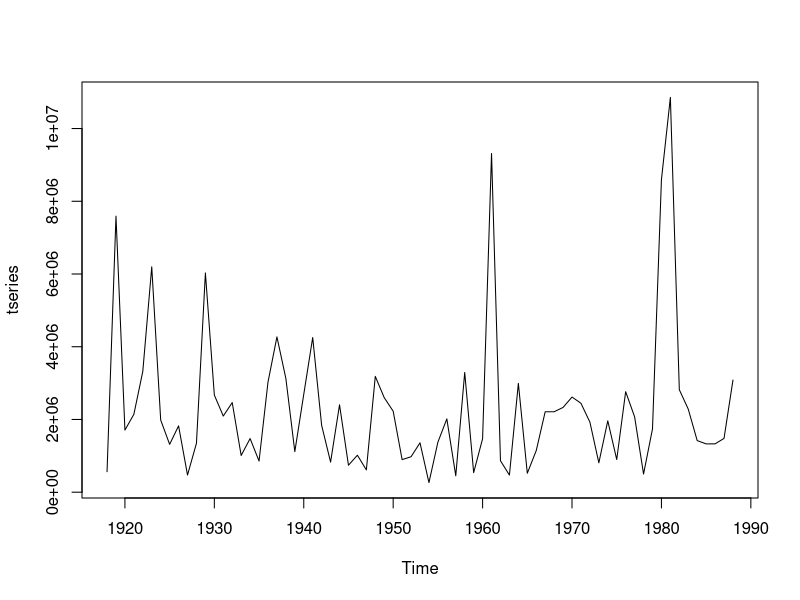
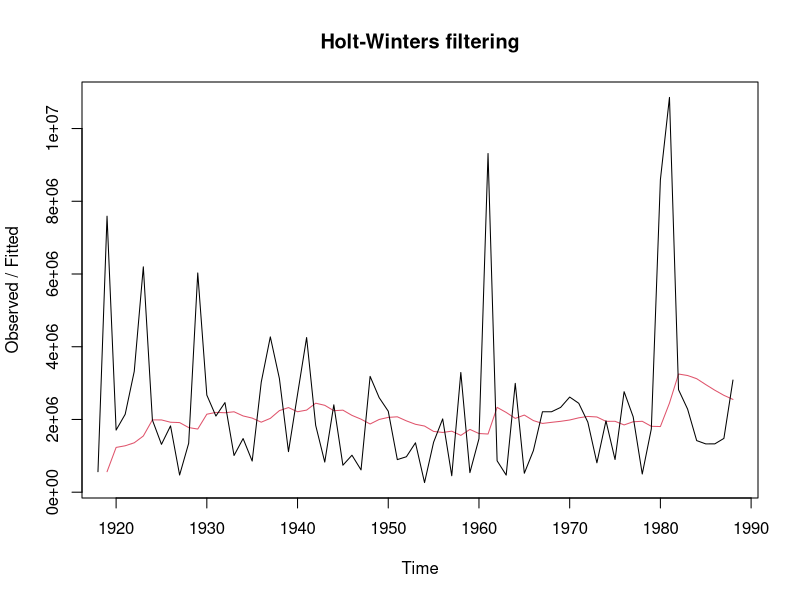
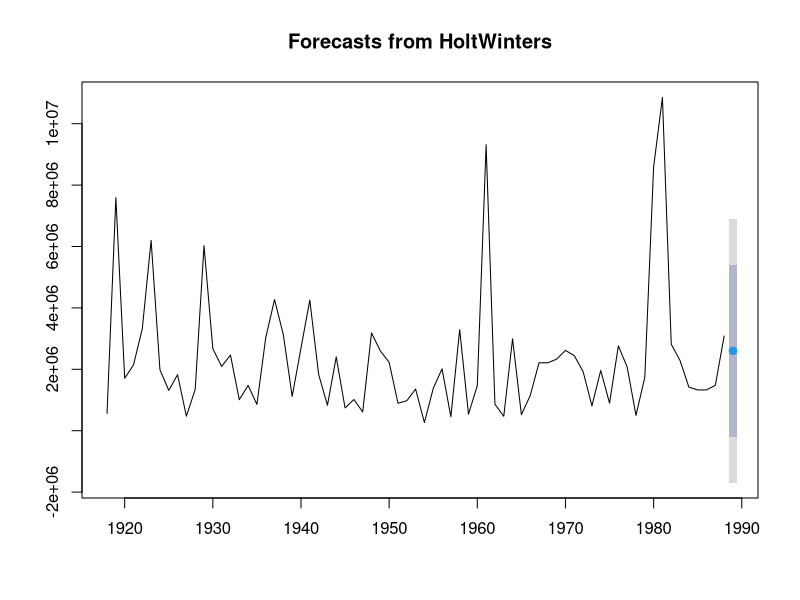

R code for these plots, in order:
library(readxl)
setwd("/Users/pankaj/TechCareer/World-of-R/Time-Series-Analysis-and-Forecasting")
my_data <- read_excel("number_of_acres.xlsx")
my_data

# Create time series
tseries <- ts(my_data$`Number of acres burned in forest fires in Canada`,
              start = min(my_data$Year),
              frequency = 1)
plot(tseries)

TS = tseries

SES = HoltWinters(TS, alpha = NULL, beta = FALSE, gamma = FALSE)
plot(SES)
round(SES$alpha, 3)

library(forecast)
Forecast_SES = forecast::forecast(SES, h = 1)
plot(Forecast_SES)
